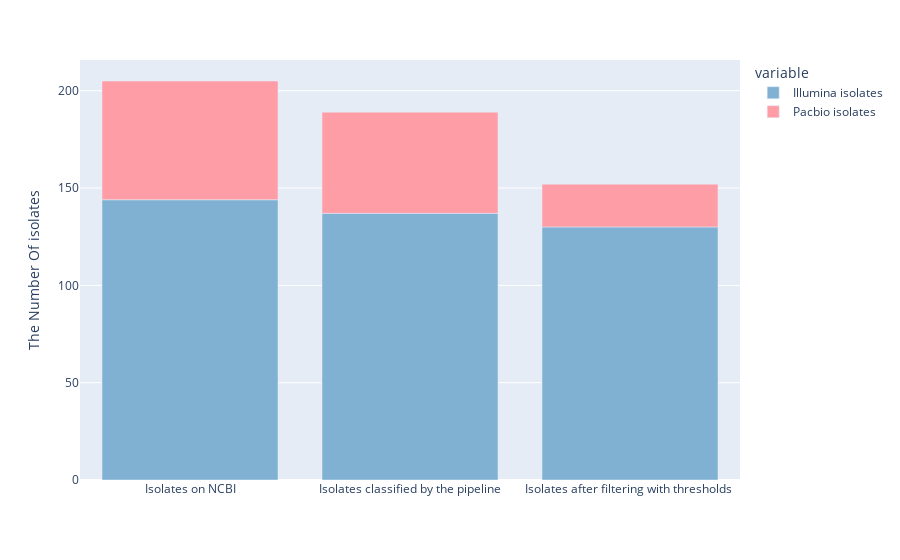

Notebook code for this chart:
### Markdown cell above
### Illumina vs Pacbio Cyanobacteria Isolates (NCBI, Processed, Thresholds filtered)

### Code cell
import os
import pandas as pd
import plotly.express as px

REPO = os.path.abspath('').removesuffix('Stats_Analyses')
dfsampleAna = pd.read_excel(REPO + 'Data/Processed.xlsx', sheet_name='PIsolateAna')
figsa = px.bar(dfsampleAna, x='Title', y=['Illumina isolates', 'Pacbio isolates'], color_discrete_map={
        'Illumina isolates': 'rgb(128,177,211)',
        'Pacbio isolates': '#FF9DA6'
    })
figsa.update_layout(xaxis_title=None) 
figsa.update_yaxes(title='The Number Of isolates')
figsa.show()

### Figure 1 — Plotly figure (JSON) as saved in the notebook; plotly's stock layout.template omitted (floating-point values rounded to 4 significant figures)
{"data": [{"alignmentgroup": "True", "hovertemplate": "variable=Illumina isolates<br>Title=%{x}<br>value=%{y}<extra></extra>", "legendgroup": "Illumina isolates", "marker": {"color": "rgb(128,177,211)", "pattern": {"shape": ""}}, "name": "Illumina isolates", "offsetgroup": "Illumina isolates", "orientation": "v", "showlegend": true, "textposition": "auto", "type": "bar", "x": ["Isolates on NCBI", "Isolates classified by the pipeline", "Isolates after filtering with thresholds "], "xaxis": "x", "y": [144, 137, 130], "yaxis": "y"}, {"alignmentgroup": "True", "hovertemplate": "variable=Pacbio isolates<br>Title=%{x}<br>value=%{y}<extra></extra>", "legendgroup": "Pacbio isolates", "marker": {"color": "#FF9DA6", "pattern": {"shape": ""}}, "name": "Pacbio isolates", "offsetgroup": "Pacbio isolates", "orientation": "v", "showlegend": true, "textposition": "auto", "type": "bar", "x": ["Isolates on NCBI", "Isolates classified by the pipeline", "Isolates after filtering with thresholds "], "xaxis": "x", "y": [61, 52, 22], "yaxis": "y"}], "layout": {"barmode": "relative", "legend": {"title": {"text": "variable"}, "tracegroupgap": 0}, "margin": {"t": 60}, "xaxis": {"anchor": "y", "domain": [0, 1], "title": {}}, "yaxis": {"anchor": "x", "domain": [0, 1], "title": {"text": "The Number Of isolates"}}}}
